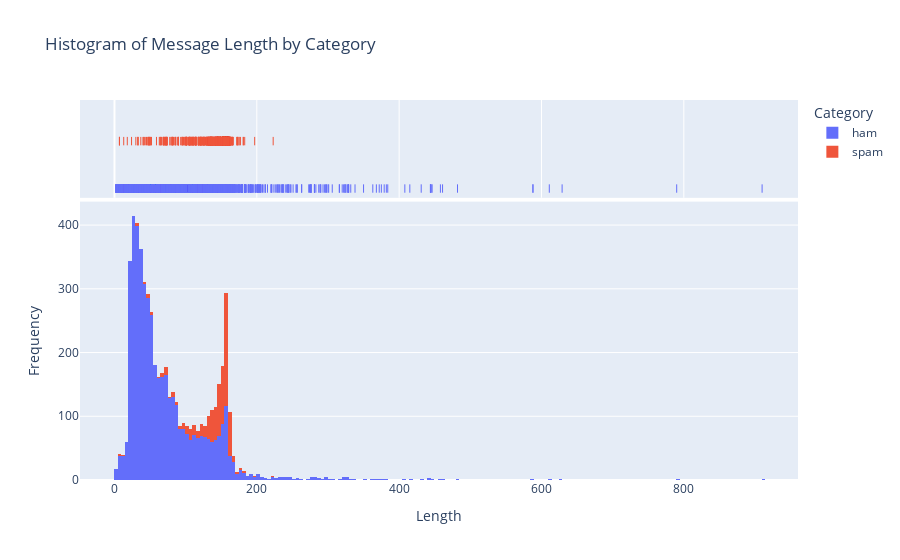

The cell this chart's notebook holds for it:
### Markdown cell above
- <font color=orange>**The Plotly Express library**</font> is a high-level interface for creating a variety of interactive plots in Python.
- <font color=orange>**marginal='rug'**</font> adds small tick marks along the x-axis (rug plot) to show the distribution of individual data points.
- <font color=orange>**showlegend=True**</font> specifies that the legend should be displayed (although, in a histogram, there typically isn't a legend because there's only one dataset being plotted).

### Code cell
#Lets check the distribution against categories
import plotly.express as px
fig = px.histogram(data, x='Length', color='Category', marginal='rug',
                   title='Histogram of Message Length by Category')
fig.update_layout(
    xaxis_title='Length',
    yaxis_title='Frequency',
    showlegend=True)

### Figure 1 — Plotly figure (JSON) as saved in the notebook; plotly's stock layout.template omitted (floating-point values rounded to 4 significant figures; data arrays with more than 128 entries replaced by an {"elided": "..."} marker saying what was removed)
{"data": [{"alignmentgroup": "True", "bingroup": "x", "hovertemplate": "Category=ham<br>Length=%{x}<br>count=%{y}<extra></extra>", "legendgroup": "ham", "marker": {"color": "#636efa", "pattern": {"shape": ""}}, "name": "ham", "offsetgroup": "ham", "orientation": "v", "showlegend": true, "type": "histogram", "x": {"elided": "4825 int values"}, "xaxis": "x", "yaxis": "y"}, {"alignmentgroup": "True", "boxpoints": "all", "fillcolor": "rgba(255,255,255,0)", "hoveron": "points", "hovertemplate": "Category=ham<br>Length=%{x}<extra></extra>", "jitter": 0, "legendgroup": "ham", "line": {"color": "rgba(255,255,255,0)"}, "marker": {"color": "#636efa", "symbol": "line-ns-open"}, "name": "ham", "offsetgroup": "ham", "showlegend": false, "type": "box", "x": {"elided": "4825 int values"}, "xaxis": "x2", "yaxis": "y2"}, {"alignmentgroup": "True", "bingroup": "x", "hovertemplate": "Category=spam<br>Length=%{x}<br>count=%{y}<extra></extra>", "legendgroup": "spam", "marker": {"color": "#EF553B", "pattern": {"shape": ""}}, "name": "spam", "offsetgroup": "spam", "orientation": "v", "showlegend": true, "type": "histogram", "x": {"elided": "747 int values"}, "xaxis": "x", "yaxis": "y"}, {"alignmentgroup": "True", "boxpoints": "all", "fillcolor": "rgba(255,255,255,0)", "hoveron": "points", "hovertemplate": "Category=spam<br>Length=%{x}<extra></extra>", "jitter": 0, "legendgroup": "spam", "line": {"color": "rgba(255,255,255,0)"}, "marker": {"color": "#EF553B", "symbol": "line-ns-open"}, "name": "spam", "offsetgroup": "spam", "showlegend": false, "type": "box", "x": {"elided": "747 int values"}, "xaxis": "x2", "yaxis": "y2"}], "layout": {"barmode": "relative", "legend": {"title": {"text": "Category"}, "tracegroupgap": 0}, "showlegend": true, "title": {"text": "Histogram of Message Length by Category"}, "xaxis": {"anchor": "y", "domain": [0, 1], "title": {"text": "Length"}}, "xaxis2": {"anchor": "y2", "domain": [0, 1], "matches": "x", "showgrid": true, "showticklabels": false}, "yaxis": {"anchor": "x", "domain": [0, 0.7326], "title": {"text": "Frequency"}}, "yaxis2": {"anchor": "x2", "domain": [0.7426, 1], "matches": "y2", "showgrid": false, "showline": false, "showticklabels": false, "ticks": ""}}}
